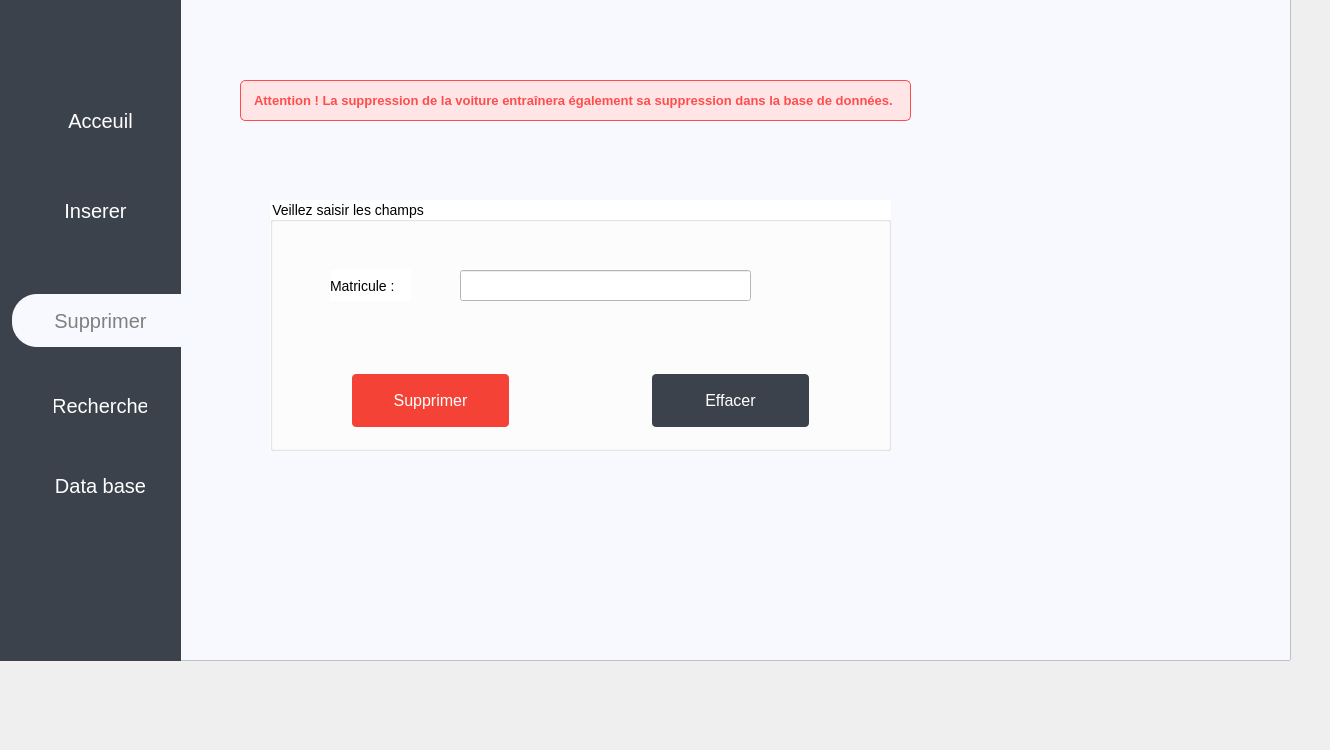
    <widget class="QWidget" name="Suppression">
     <widget class="QGroupBox" name="groupBox_2">
      <property name="geometry">
       <rect>
        <x>270</x>
        <y>200</y>
        <width>621</width>
        <height>251</height>
       </rect>
      </property>
      <property name="styleSheet">
       <string notr="true">background-color: white;
font-size : 14px;
font-family: 'Helvetica Neue', Arial, sans-serif;

</string>
      </property>
      <property name="title">
       <string>Veillez saisir les champs </string>
      </property>
      <widget class="QLabel" name="label_13">
       <property name="geometry">
        <rect>
         <x>60</x>
         <y>70</y>
         <width>81</width>
         <height>31</height>
        </rect>
       </property>
       <property name="text">
        <string>Matricule :</string>
       </property>
      </widget>
      <widget class="QLineEdit" name="suppressionMatricile">
       <property name="geometry">
        <rect>
         <x>190</x>
         <y>70</y>
         <width>291</width>
         <height>31</height>
        </rect>
       </property>
      </widget>
      <widget class="QPushButton" name="pushButton_6">
       <property name="geometry">
        <rect>
         <x>50</x>
         <y>420</y>
         <width>161</width>
         <height>51</height>
        </rect>
       </property>
       <property name="styleSheet">
        <string notr="true">background-color: #4CAF50;
    border: none;
    color: white;
    padding: 15px 32px;
    text-align: center;
    text-decoration: none;
    display: inline-block;
    font-size: 16px;
    margin: 4px 2px;
    cursor: pointer;
    border-radius: 4px;
    transition: background-color 0.3s ease;</string>
       </property>
       <property name="text">
        <string>Inserer</string>
       </property>
      </widget>
      <widget class="QPushButton" name="pushButton_7">
       <property name="geometry">
        <rect>
         <x>250</x>
         <y>420</y>
         <width>161</width>
         <height>51</height>
        </rect>
       </property>
       <property name="styleSheet">
        <string notr="true">background-color : grey ;
    border: none;
    color: white;
    padding: 15px 32px;
    text-align: center;
    text-decoration: none;
    display: inline-block;
    font-size: 16px;
    margin: 4px 2px;
    cursor: pointer;
    border-radius: 4px;
    transition: background-color 0.3s ease;

   </string>
       </property>
       <property name="text">
        <string>Effacer</string>
       </property>
      </widget>
      <widget class="QPushButton" name="suppressiondelbtn">
       <property name="geometry">
        <rect>
         <x>380</x>
         <y>170</y>
         <width>161</width>
         <height>61</height>
        </rect>
       </property>
       <property name="styleSheet">
        <string notr="true">background-color : #3c424c;
    border: none;
    color: white;
    padding: 15px 32px;
    text-align: center;
    text-decoration: none;
    display: inline-block;
    font-size: 16px;
    margin: 4px 2px;
    cursor: pointer;
    border-radius: 4px;
    transition: background-color 0.3s ease;

   </string>
       </property>
       <property name="text">
        <string>Effacer</string>
       </property>
      </widget>
      <widget class="QPushButton" name="suppressionbtn">
       <property name="geometry">
        <rect>
         <x>80</x>
         <y>170</y>
         <width>161</width>
         <height>61</height>
        </rect>
       </property>
       <property name="styleSheet">
        <string notr="true">background-color: #f44336;
    border: none;
    color: white;
    padding: 15px 32px;
    text-align: center;
    text-decoration: none;
    display: inline-block;
    font-size: 16px;
    margin: 4px 2px;
    cursor: pointer;
    border-radius: 4px;
    transition: background-color 0.3s ease;
	cursor: pointer;

   </string>
       </property>
       <property name="text">
        <string>Supprimer</string>
       </property>
      </widget>
     </widget>
     <widget class="QLabel" name="label_15">
      <property name="geometry">
       <rect>
        <x>240</x>
        <y>80</y>
        <width>671</width>
        <height>41</height>
       </rect>
      </property>
      <property name="styleSheet">
       <string notr="true">background-color: #ffe5e5;
color: #ff4d4d;
	font-size: 13px ;
    font-weight: bold;
    border: 1px solid #ff4d4d;
    padding: 10px;
    border-radius: 5px;</string>
      </property>
      <property name="text">
       <string>Attention ! La suppression de la voiture entraînera également sa suppression dans la base de données.</string>
      </property>
     </widget>
     <widget class="QWidget" name="widget_9" native="true">
      <property name="geometry">
       <rect>
        <x>-10</x>
        <y>-80</y>
        <width>191</width>
        <height>741</height>
       </rect>
      </property>
      <property name="styleSheet">
       <string notr="true">border-raduis : 30 px ;
background-color : #3c424c
</string>
      </property>
      <widget class="QPushButton" name="pushButton_17">
       <property name="geometry">
        <rect>
         <x>40</x>
         <y>250</y>
         <width>131</width>
         <height>81</height>
        </rect>
       </property>
       <property name="styleSheet">
        <string notr="true">background-color: none;
    border: white 2px solid;
    color: white;
    padding: 15px 32px;
    text-align: center;
    text-decoration: none;
    display: inline-block;
    font-size: 20px;
    margin: 4px 2px;
    cursor: pointer;
    border-radius: 4px;
    transition: background-color 0.3s ease;

QPushButtom</string>
       </property>
       <property name="text">
        <string>Inserer</string>
       </property>
      </widget>
      <widget class="QPushButton" name="pushButton_16">
       <property name="geometry">
        <rect>
         <x>30</x>
         <y>160</y>
         <width>161</width>
         <height>81</height>
        </rect>
       </property>
       <property name="styleSheet">
        <string notr="true">background-color: none;
    border: white 2px solid;
    color: white;
    padding: 15px 32px;
    text-align: center;
    text-decoration: none;
    display: inline-block;
    font-size: 20px;
    margin: 4px 2px;
    cursor: pointer;
    border-radius: 4px;
    transition: background-color 0.3s ease;</string>
       </property>
       <property name="text">
        <string>Acceuil</string>
       </property>
      </widget>
      <widget class="QPushButton" name="pushButton_15">
       <property name="geometry">
        <rect>
         <x>30</x>
         <y>450</y>
         <width>161</width>
         <height>71</height>
        </rect>
       </property>
       <property name="styleSheet">
        <string notr="true">background-color: none;
    border: white 2px solid;
    color: white;
    padding: 15px 32px;
    text-align: center;
    text-decoration: none;
    display: inline-block;
    font-size: 20px;
    margin: 4px 2px;
    cursor: pointer;
    border-radius: 4px;
    transition: background-color 0.3s ease;</string>
       </property>
       <property name="text">
        <string>Recherche</string>
       </property>
      </widget>
      <widget class="QPushButton" name="pushButton_22">
       <property name="geometry">
        <rect>
         <x>30</x>
         <y>530</y>
         <width>161</width>
         <height>71</height>
        </rect>
       </property>
       <property name="styleSheet">
        <string notr="true">background-color: none;
    border: white 2px solid;
    color: white;
    padding: 15px 32px;
    text-align: center;
    text-decoration: none;
    display: inline-block;
    font-size: 20px;
    margin: 4px 2px;
    cursor: pointer;
    border-radius: 4px;
    transition: background-color 0.3s ease;</string>
       </property>
       <property name="text">
        <string>Data base</string>
       </property>
      </widget>
      <widget class="QPushButton" name="pushButton_14">
       <property name="geometry">
        <rect>
         <x>20</x>
         <y>370</y>
         <width>181</width>
         <height>61</height>
        </rect>
       </property>
       <property name="styleSheet">
        <string notr="true">background-color: rgb(248, 248, 255);
    border: white 2px solid;
    color: grey;
    padding: 15px 32px;
    text-align: center;
    text-decoration: none;
    display: inline-block;
    font-size: 20px;
    margin: 4px 2px;
    cursor: pointer;
    border-radius: 4px;
	 border-top-left-radius: 25px;
	border-bottom-left-radius: 25px;
    transition: background-color 0.3s ease;</string>
       </property>
       <property name="text">
        <string>Supprimer</string>
       </property>
      </widget>
     </widget>
     <widget class="QListWidget" name="listWidget_3">
      <property name="geometry">
       <rect>
        <x>-30</x>
        <y>-60</y>
        <width>1321</width>
        <height>721</height>
       </rect>
      </property>
      <property name="font">
       <font>
        <family>Georgia</family>
        <pointsize>-1</pointsize>
       </font>
      </property>
      <property name="styleSheet">
       <string notr="true">background-color: rgb(248, 248, 255);
font-size : 14px;
font-family: Georgia, serif;



</string>
      </property>
     </widget>
     <zorder>listWidget_3</zorder>
     <zorder>groupBox_2</zorder>
     <zorder>label_15</zorder>
     <zorder>widget_9</zorder>
    </widget>
